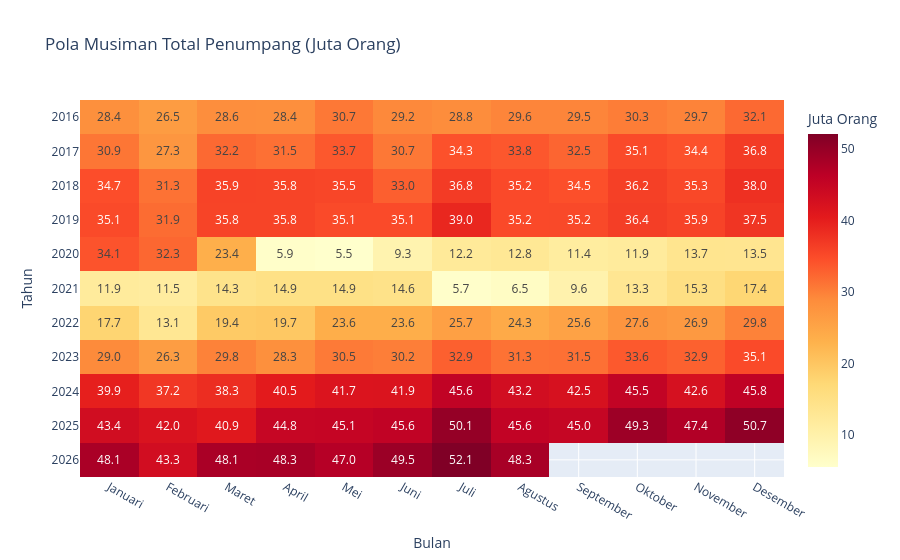
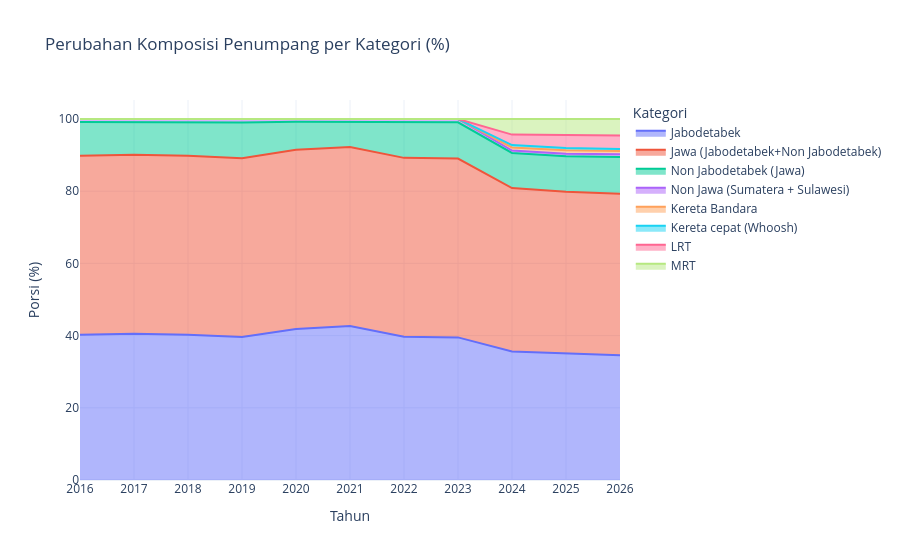
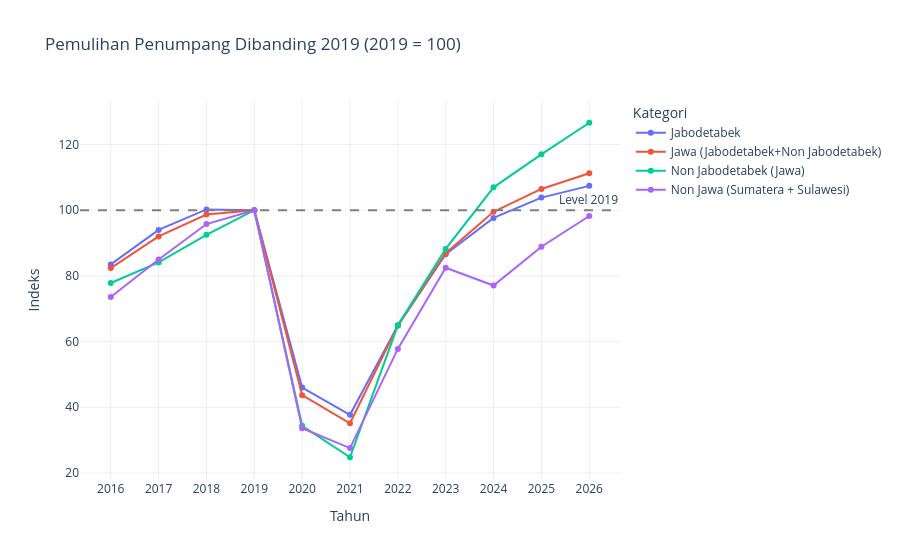

These figures' notebook cell, in order:
### Code cell
import numpy as np
import pandas as pd
import plotly.express as px
import plotly.graph_objects as go

df = data_utama.copy()
df['Penumpang (Juta)'] = df['Jumlah Penumpang'] / 1000
df = df.dropna(subset=['Jumlah Penumpang'])
df = df[df['Jumlah Penumpang'] > 0]

month_order = ['Januari', 'Februari', 'Maret', 'April', 'Mei', 'Juni',
               'Juli', 'Agustus', 'September', 'Oktober', 'November', 'Desember']
exclude = ['Total', 'Jawa']
df_kat = df[~df['Kategori'].isin(exclude)]
tot = df[df['Kategori'] == 'Total'].copy()
tot['Bulan'] = pd.Categorical(tot['Bulan'], categories=month_order, ordered=True)
pivot_musim = tot.pivot_table(index='Tahun', columns='Bulan',
                              values='Penumpang (Juta)', observed=False)

fig1 = px.imshow(
    pivot_musim, text_auto='.1f', aspect='auto',
    color_continuous_scale='YlOrRd',
    labels={'color': 'Juta Orang', 'x': 'Bulan', 'y': 'Tahun'},
    title='Pola Musiman Total Penumpang (Juta Orang)',
)
fig1.update_yaxes(type='category')
fig1.show()
komposisi = (df_kat.groupby(['Tahun', 'Kategori'])['Penumpang (Juta)']
             .mean().reset_index())
komposisi['Porsi (%)'] = (komposisi['Penumpang (Juta)']
                          / komposisi.groupby('Tahun')['Penumpang (Juta)'].transform('sum') * 100)

fig2 = px.area(
    komposisi, x='Tahun', y='Porsi (%)', color='Kategori',
    title='Perubahan Komposisi Penumpang per Kategori (%)',
    template='plotly_white',
)
fig2.update_xaxes(type='category')
fig2.show()
tahunan = (df_kat.groupby(['Kategori', 'Tahun'])['Penumpang (Juta)']
           .mean().reset_index())
basis = tahunan[tahunan['Tahun'] == 2019].set_index('Kategori')['Penumpang (Juta)']
tahunan['Indeks'] = tahunan.apply(
    lambda r: r['Penumpang (Juta)'] / basis[r['Kategori']] * 100
    if r['Kategori'] in basis.index else np.nan, axis=1)

fig3 = px.line(
    tahunan.dropna(subset=['Indeks']), x='Tahun', y='Indeks', color='Kategori',
    markers=True, template='plotly_white',
    title='Pemulihan Penumpang Dibanding 2019 (2019 = 100)',
)
fig3.add_hline(y=100, line_dash='dash', line_color='gray',
               annotation_text='Level 2019')
fig3.update_xaxes(type='category')
fig3.show()

### Figure 1 — Plotly figure (JSON) as saved in the notebook; plotly's stock layout.template omitted (floating-point values rounded to 4 significant figures; data arrays with more than 128 entries replaced by an {"elided": "..."} marker saying what was removed)
{"data": [{"coloraxis": "coloraxis", "hovertemplate": "Bulan: %{x}<br>Tahun: %{y}<br>Juta Orang: %{z}<extra></extra>", "name": "0", "texttemplate": "%{z:.1f}", "type": "heatmap", "x": ["Januari", "Februari", "Maret", "April", "Mei", "Juni", "Juli", "Agustus", "September", "Oktober", "November", "Desember"], "xaxis": "x", "y": [2016, 2017, 2018, 2019, 2020, 2021, 2022, 2023, 2024, 2025, 2026], "yaxis": "y", "z": {"elided": "11x12 float values"}}], "layout": {"coloraxis": {"colorbar": {"title": {"text": "Juta Orang"}}, "colorscale": [[0, "rgb(255,255,204)"], [0.125, "rgb(255,237,160)"], [0.25, "rgb(254,217,118)"], [0.375, "rgb(254,178,76)"], [0.5, "rgb(253,141,60)"], [0.625, "rgb(252,78,42)"], [0.75, "rgb(227,26,28)"], [0.875, "rgb(189,0,38)"], [1, "rgb(128,0,38)"]]}, "title": {"text": "Pola Musiman Total Penumpang (Juta Orang)"}, "xaxis": {"anchor": "y", "domain": [0, 1], "title": {"text": "Bulan"}}, "yaxis": {"anchor": "x", "autorange": "reversed", "domain": [0, 1], "title": {"text": "Tahun"}, "type": "category"}}}

### Figure 2 — Plotly figure (JSON) as saved in the notebook; plotly's stock layout.template omitted (floating-point values rounded to 4 significant figures)
{"data": [{"fillpattern": {"shape": ""}, "hovertemplate": "Kategori=Jabodetabek<br>Tahun=%{x}<br>Porsi (%)=%{y}<extra></extra>", "legendgroup": "Jabodetabek", "line": {"color": "#636efa"}, "marker": {"symbol": "circle"}, "mode": "lines", "name": "Jabodetabek", "orientation": "v", "showlegend": true, "stackgroup": "1", "type": "scatter", "x": [2016, 2017, 2018, 2019, 2020, 2021, 2022, 2023, 2024, 2025, 2026], "xaxis": "x", "y": [40.22, 40.51, 40.26, 39.63, 41.84, 42.63, 39.66, 39.5, 35.57, 35.0, 34.56], "yaxis": "y"}, {"fillpattern": {"shape": ""}, "hovertemplate": "Kategori=Jawa (Jabodetabek+Non Jabodetabek)<br>Tahun=%{x}<br>Porsi (%)=%{y}<extra></extra>", "legendgroup": "Jawa (Jabodetabek+Non Jabodetabek)", "line": {"color": "#EF553B"}, "marker": {"symbol": "circle"}, "mode": "lines", "name": "Jawa (Jabodetabek+Non Jabodetabek)", "orientation": "v", "showlegend": true, "stackgroup": "1", "type": "scatter", "x": [2016, 2017, 2018, 2019, 2020, 2021, 2022, 2023, 2024, 2025, 2026], "xaxis": "x", "y": [49.57, 49.56, 49.53, 49.52, 49.63, 49.62, 49.57, 49.55, 45.29, 44.84, 44.73], "yaxis": "y"}, {"fillpattern": {"shape": ""}, "hovertemplate": "Kategori=Non Jabodetabek (Jawa)<br>Tahun=%{x}<br>Porsi (%)=%{y}<extra></extra>", "legendgroup": "Non Jabodetabek (Jawa)", "line": {"color": "#00cc96"}, "marker": {"symbol": "circle"}, "mode": "lines", "name": "Non Jabodetabek (Jawa)", "orientation": "v", "showlegend": true, "stackgroup": "1", "type": "scatter", "x": [2016, 2017, 2018, 2019, 2020, 2021, 2022, 2023, 2024, 2025, 2026], "xaxis": "x", "y": [9.353, 9.044, 9.271, 9.887, 7.795, 6.99, 9.909, 10.04, 9.72, 9.838, 10.17], "yaxis": "y"}, {"fillpattern": {"shape": ""}, "hovertemplate": "Kategori=Non Jawa (Sumatera + Sulawesi)<br>Tahun=%{x}<br>Porsi (%)=%{y}<extra></extra>", "legendgroup": "Non Jawa (Sumatera + Sulawesi)", "line": {"color": "#ab63fa"}, "marker": {"symbol": "circle"}, "mode": "lines", "name": "Non Jawa (Sumatera + Sulawesi)", "orientation": "v", "showlegend": true, "stackgroup": "1", "type": "scatter", "x": [2016, 2017, 2018, 2019, 2020, 2021, 2022, 2023, 2024, 2025, 2026], "xaxis": "x", "y": [0.8573, 0.8859, 0.9306, 0.9586, 0.7393, 0.7542, 0.8545, 0.91, 0.6789, 0.7247, 0.7645], "yaxis": "y"}, {"fillpattern": {"shape": ""}, "hovertemplate": "Kategori=Kereta Bandara<br>Tahun=%{x}<br>Porsi (%)=%{y}<extra></extra>", "legendgroup": "Kereta Bandara", "line": {"color": "#FFA15A"}, "marker": {"symbol": "circle"}, "mode": "lines", "name": "Kereta Bandara", "orientation": "v", "showlegend": true, "stackgroup": "1", "type": "scatter", "x": [2024, 2025, 2026], "xaxis": "x", "y": [0.8649, 0.9358, 0.8976], "yaxis": "y"}, {"fillpattern": {"shape": ""}, "hovertemplate": "Kategori=Kereta cepat (Whoosh)<br>Tahun=%{x}<br>Porsi (%)=%{y}<extra></extra>", "legendgroup": "Kereta cepat (Whoosh)", "line": {"color": "#19d3f3"}, "marker": {"symbol": "circle"}, "mode": "lines", "name": "Kereta cepat (Whoosh)", "orientation": "v", "showlegend": true, "stackgroup": "1", "type": "scatter", "x": [2024, 2025, 2026], "xaxis": "x", "y": [0.6566, 0.6216, 0.586], "yaxis": "y"}, {"fillpattern": {"shape": ""}, "hovertemplate": "Kategori=LRT<br>Tahun=%{x}<br>Porsi (%)=%{y}<extra></extra>", "legendgroup": "LRT", "line": {"color": "#FF6692"}, "marker": {"symbol": "circle"}, "mode": "lines", "name": "LRT", "orientation": "v", "showlegend": true, "stackgroup": "1", "type": "scatter", "x": [2024, 2025, 2026], "xaxis": "x", "y": [2.886, 3.48, 3.698], "yaxis": "y"}, {"fillpattern": {"shape": ""}, "hovertemplate": "Kategori=MRT<br>Tahun=%{x}<br>Porsi (%)=%{y}<extra></extra>", "legendgroup": "MRT", "line": {"color": "#B6E880"}, "marker": {"symbol": "circle"}, "mode": "lines", "name": "MRT", "orientation": "v", "showlegend": true, "stackgroup": "1", "type": "scatter", "x": [2024, 2025, 2026], "xaxis": "x", "y": [4.326, 4.562, 4.595], "yaxis": "y"}], "layout": {"legend": {"title": {"text": "Kategori"}, "tracegroupgap": 0}, "title": {"text": "Perubahan Komposisi Penumpang per Kategori (%)"}, "xaxis": {"anchor": "y", "domain": [0, 1], "title": {"text": "Tahun"}, "type": "category"}, "yaxis": {"anchor": "x", "domain": [0, 1], "title": {"text": "Porsi (%)"}}}}

### Figure 3 — Plotly figure (JSON) as saved in the notebook; plotly's stock layout.template omitted (floating-point values rounded to 4 significant figures)
{"data": [{"hovertemplate": "Kategori=Jabodetabek<br>Tahun=%{x}<br>Indeks=%{y}<extra></extra>", "legendgroup": "Jabodetabek", "line": {"color": "#636efa", "dash": "solid"}, "marker": {"symbol": "circle"}, "mode": "lines+markers", "name": "Jabodetabek", "orientation": "v", "showlegend": true, "type": "scatter", "x": [2016, 2017, 2018, 2019, 2020, 2021, 2022, 2023, 2024, 2025, 2026], "xaxis": "x", "y": [83.5, 93.99, 100.2, 100.0, 46.0, 37.72, 64.86, 86.56, 97.65, 103.8, 107.4], "yaxis": "y"}, {"hovertemplate": "Kategori=Jawa (Jabodetabek+Non Jabodetabek)<br>Tahun=%{x}<br>Indeks=%{y}<extra></extra>", "legendgroup": "Jawa (Jabodetabek+Non Jabodetabek)", "line": {"color": "#EF553B", "dash": "solid"}, "marker": {"symbol": "circle"}, "mode": "lines+markers", "name": "Jawa (Jabodetabek+Non Jabodetabek)", "orientation": "v", "showlegend": true, "type": "scatter", "x": [2016, 2017, 2018, 2019, 2020, 2021, 2022, 2023, 2024, 2025, 2026], "xaxis": "x", "y": [82.37, 92.02, 98.68, 100.0, 43.68, 35.13, 64.88, 86.89, 99.51, 106.5, 111.2], "yaxis": "y"}, {"hovertemplate": "Kategori=Non Jabodetabek (Jawa)<br>Tahun=%{x}<br>Indeks=%{y}<extra></extra>", "legendgroup": "Non Jabodetabek (Jawa)", "line": {"color": "#00cc96", "dash": "solid"}, "marker": {"symbol": "circle"}, "mode": "lines+markers", "name": "Non Jabodetabek (Jawa)", "orientation": "v", "showlegend": true, "type": "scatter", "x": [2016, 2017, 2018, 2019, 2020, 2021, 2022, 2023, 2024, 2025, 2026], "xaxis": "x", "y": [77.83, 84.11, 92.5, 100.0, 34.36, 24.79, 64.96, 88.21, 107.0, 117.0, 126.6], "yaxis": "y"}, {"hovertemplate": "Kategori=Non Jawa (Sumatera + Sulawesi)<br>Tahun=%{x}<br>Indeks=%{y}<extra></extra>", "legendgroup": "Non Jawa (Sumatera + Sulawesi)", "line": {"color": "#ab63fa", "dash": "solid"}, "marker": {"symbol": "circle"}, "mode": "lines+markers", "name": "Non Jawa (Sumatera + Sulawesi)", "orientation": "v", "showlegend": true, "type": "scatter", "x": [2016, 2017, 2018, 2019, 2020, 2021, 2022, 2023, 2024, 2025, 2026], "xaxis": "x", "y": [73.59, 84.98, 95.77, 100.0, 33.61, 27.58, 57.78, 82.44, 77.05, 88.88, 98.22], "yaxis": "y"}], "layout": {"annotations": [{"showarrow": false, "text": "Level 2019", "x": 1, "xanchor": "right", "xref": "x domain", "y": 100, "yanchor": "bottom", "yref": "y"}], "legend": {"title": {"text": "Kategori"}, "tracegroupgap": 0}, "shapes": [{"line": {"color": "gray", "dash": "dash"}, "type": "line", "x0": 0, "x1": 1, "xref": "x domain", "y0": 100, "y1": 100, "yref": "y"}], "title": {"text": "Pemulihan Penumpang Dibanding 2019 (2019 = 100)"}, "xaxis": {"anchor": "y", "domain": [0, 1], "title": {"text": "Tahun"}, "type": "category"}, "yaxis": {"anchor": "x", "domain": [0, 1], "title": {"text": "Indeks"}}}}
